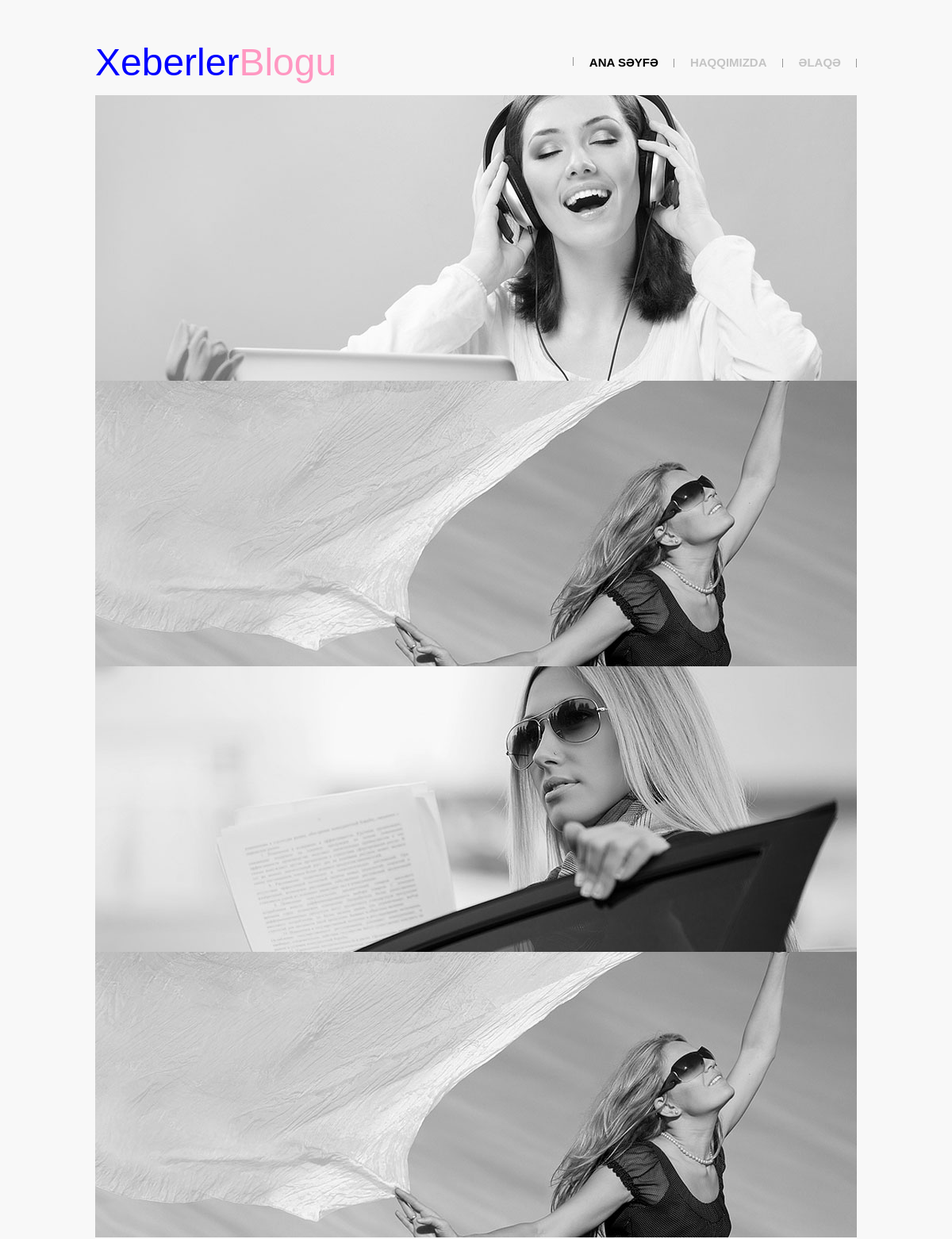
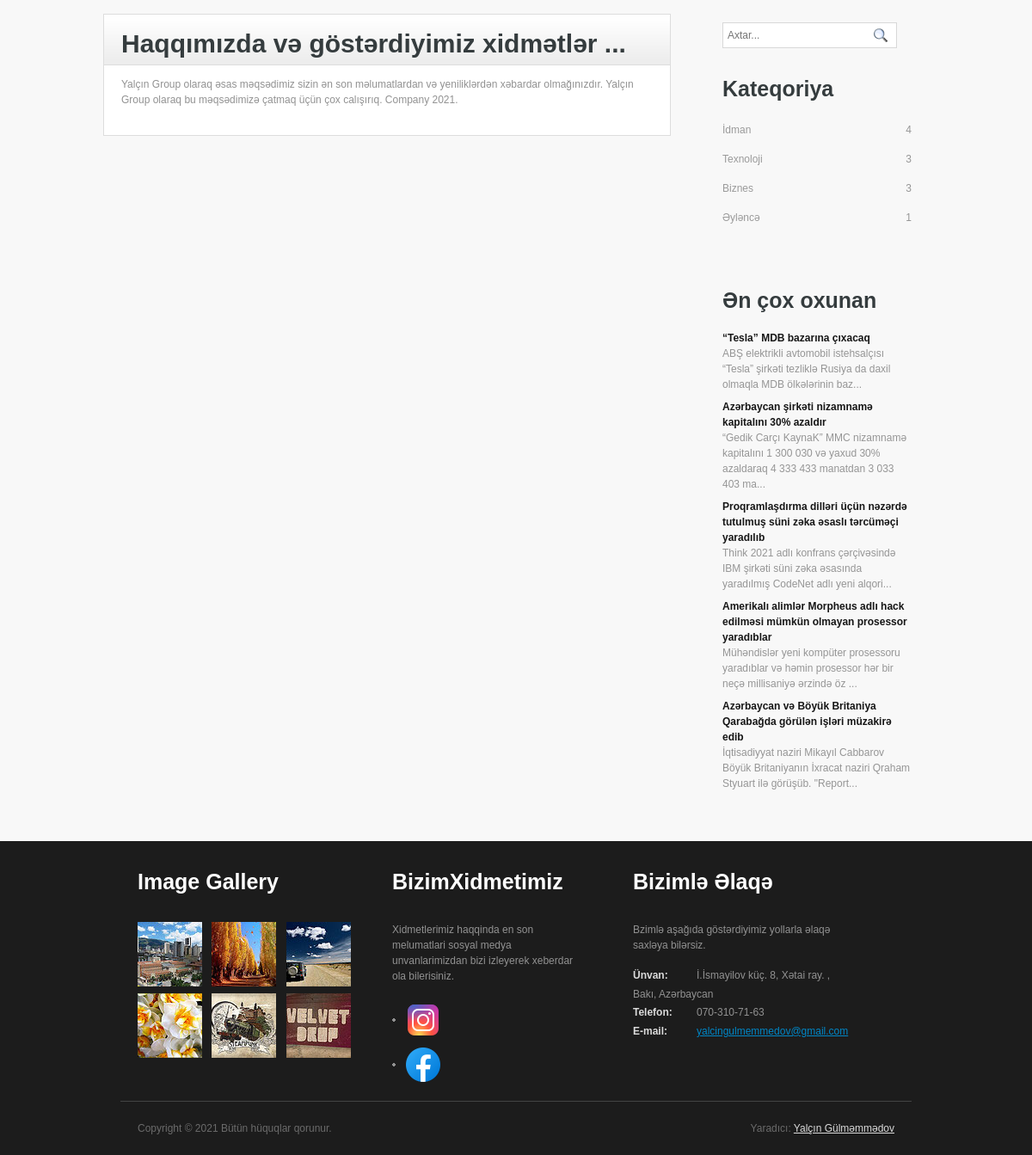
/frontend/about.php, run on the app's committed database (2 pictures, top to bottom).
### tables this page shows
CREATE TABLE `slider` (
  `slider_id` int(11) NOT NULL,
  `slider_foto_file` varchar(300) NOT NULL,
  `slider_foto` varchar(300) NOT NULL,
  `slider_tarix` timestamp NOT NULL DEFAULT current_timestamp()
);

CREATE TABLE `haqqimizda` (
  `haqq_id` int(11) NOT NULL,
  `haqq_basliq` varchar(300) NOT NULL,
  `haqq_icerik` text NOT NULL,
  `haqq_tarix` datetime NOT NULL DEFAULT current_timestamp()
);

CREATE TABLE `kateqoriler` (
  `kateqori_id` int(5) NOT NULL,
  `kateqori_title` varchar(300) NOT NULL,
  `kateqori_date` timestamp NOT NULL DEFAULT current_timestamp()
);

CREATE TABLE `yazilar` (
  `yazi_id` int(11) NOT NULL,
  `yazi_sekil` varchar(300) NOT NULL,
  `yazi_basliq` varchar(300) NOT NULL,
  `yazi_icerik` text NOT NULL,
  `yazi_oxunma_sayi` varchar(500) NOT NULL DEFAULT '0',
  `yazi_tarix` timestamp NOT NULL DEFAULT current_timestamp(),
  `yazi_kateqori_id` int(11) NOT NULL
);

CREATE TABLE `ayarlar` (
  `ayar_id` int(5) NOT NULL,
  `ayar_title` varchar(200) NOT NULL,
  `ayar_keyw` varchar(200) NOT NULL,
  `ayar_desc` varchar(200) NOT NULL,
  `ayar_favicon` varchar(200) NOT NULL,
  `ayar_mail` varchar(200) NOT NULL,
  `ayar_nom` varchar(200) NOT NULL,
  `ayar_logo` varchar(200) NOT NULL,
  `ayar_link` varchar(300) NOT NULL,
  `ayar_reklam` varchar(200) NOT NULL,
  `ayar_author` varchar(200) NOT NULL,
  `ayar_twitter` varchar(200) NOT NULL,
  `ayar_facebook` varchar(200) NOT NULL,
  `ayar_linkedin` varchar(200) NOT NULL,
  `ayar_instagram` varchar(200) NOT NULL,
  `ayar_youtube` varchar(200) NOT NULL,
  `ayar_unvan` varchar(300) NOT NULL
);

### frontend/sag.php (the view, shortened to what this page needs)
<?php
require_once("config.php");
$kateqori=$conn->prepare("SELECT*FROM kateqoriler ");
$kateqori->execute();
$kateqori_cek=$kateqori->fetchAll(PDO::FETCH_ASSOC);
?>
      <div class="sidebar">
       <div class="searchform">
          <form id="formsearch" name="formsearch" method="GET" action="ara.php">
            <span>
            <input name="ara" class="editbox_search" id="editbox_search" maxlength="80" placeholder="Axtar..." type="text" />
            </span>
            <input name="button_search" src="images/search.gif" class="button_search" type="image" />
          </form>
        </div>
        <div class="gadget">
          <h2 class="star">Kateqoriya</h2>
          <ul class="sb_menu">
            <?php foreach($kateqori_cek as $row){
                $yazilar=$conn->prepare("SELECT * FROM yazilar WHERE yazi_kateqori_id=?");
                $yazilar->execute(array($row["kateqori_id"]));
                $yazilar_cek=$yazilar->fetchAll(PDO::FETCH_ASSOC);
                $yazilar_say=$yazilar->rowCount();
              ?>
            <li><a href="kateqori-listele.php?kat_id=<?php echo $row["kateqori_id"]; ?>"><?php echo $row["kateqori_title"];  ?></a><span style="float:right;"><?php echo $yazilar_say; ?></span></li>
            <?php } ?>
          </ul>
        </div>
        <div class="gadget">
          <h2 class="star"><span>Ən çox oxunan</span></h2>
          <ul class="ex_menu">
                <?php
                  $yazi=$conn->prepare("SELECT * FROM yazilar ORDER BY yazi_oxunma_sayi DESC LIMIT 5");
                  $yazi->execute();
                  $yazi_cek=$yazi->fetchAll(PDO::FETCH_ASSOC);
                  foreach($yazi_cek as $row){
                ?>
            <li>
            <a href="blog.php?yazi_id=<?php echo $row["yazi_id"]; ?>"><?php echo $row["yazi_basliq"]; ?></a><br />
              <?php echo substr($row["yazi_icerik"],0,120); ?>...</li>
        <?php } ?>
          </ul>
        </div>
      </div>

### frontend/header.php (shortened to what this page needs)
<?php
require_once("config.php");
?>
<!DOCTYPE html>
<html lang="az">
<head>
<link rel="stylesheet" href="https://cdn.jsdelivr.net/npm/bootstrap@4.5.3/dist/css/bootstrap.min.css">
<link href="css/style.css" rel="stylesheet" type="text/css" />
<link rel="stylesheet" type="text/css" href="css/coin-slider.css" />
</head>
<body>
<div class="main">
  <div class="header">
    <div class="header_resize">
      <div class="menu_nav">
        <ul>
          <li class="active"><a href="index.php"><span>Ana Səyfə</span></a></li>
          <li><a href="about.php"><span>Haqqımızda</span></a></li>
          <li><a href="contact.php"><span>Əlaqə</span></a></li>
        </ul>
      </div>
      <div class="logo">
        <h1><a href="index.php" style="color:blue;">Xeberler<span style="color:#FF98C2;">Blogu</span></a></h1>
      </div>
      <div class="slider">
        <div id="coin-slider">
        <?php
          $slider=$conn->prepare("SELECT * FROM slider");
          $slider->execute();
          $slider_cek=$slider->fetchAll(PDO:: FETCH_ASSOC);
          foreach($slider_cek as $row){
        ?>
          <a href="#"><img src="images/<?php echo $row['slider_foto']; ?>" width="960" height="360" alt="" /> </a>
          <?php } ?>
        </div>
      </div>
    </div>
  </div>

### frontend/about.php (shortened to what this page needs)
<?php require_once("header.php");?>
  <div class="content">
    <div class="content_resize">
      <div class="mainbar">
      <?php
  $haqq=$conn->prepare("SELECT * FROM haqqimizda");
  $haqq->execute();
  $haqq_cek=$haqq->fetch(PDO::FETCH_ASSOC);
      ?>
        <div class="article">
          <h2><?php echo $haqq_cek['haqq_basliq']; ?></h2>
          <p><?php echo $haqq_cek['haqq_icerik'];?></p>
        </div>
      </div>
      <?php require_once("sag.php"); ?>
    </div>
  </div>
<?php require_once("footer.php");?>

### frontend/footer.php (shortened to what this page needs)
<?php
require_once("config.php");
$ayar=$conn->prepare("SELECT * FROM ayarlar");
$ayar->execute();
$ayar_cek=$ayar->fetch(PDO::FETCH_ASSOC);
?>
<div class="fbg">
    <div class="fbg_resize">
      <div class="col c1">
        <h2><span>Image</span> Gallery</h2>
        <a href="#"><img src="images/gal1.jpg" width="75" height="75" alt="" class="gal" /></a> <a href="#"><img src="images/gal2.jpg" width="75" height="75" alt="" class="gal" /></a> <a href="#"><img src="images/gal3.jpg" width="75" height="75" alt="" class="gal" /></a> <a href="#"><img src="images/gal4.jpg" width="75" height="75" alt="" class="gal" /></a> <a href="#"><img src="images/gal5.jpg" width="75" height="75" alt="" class="gal" /></a> <a href="#"><img src="images/gal6.jpg" width="75" height="75" alt="" class="gal" /></a> </div>
      <div class="col c2">
        <h2><span>Bizim</span>Xidmetimiz</h2>
        <p>Xidmetlerimiz haqqinda en son melumatlari sosyal medya unvanlarimizdan bizi izleyerek xeberdar ola bilerisiniz.</p>
        <ul class="fbg_ul">
          <li><a target="_blank" href="https://www.instagram.com/yalcin.228/"><img src="images/inss.png" alt=""></a></li>
          <li><a target="_blank" href="https://www.facebook.com/"><img src="images/fbb.png" alt=""></a></li>
        </ul>
      </div>
      <div class="col c3">
        <h2><span>Bizimlə</span> Əlaqə</h2>
        <p>Bzimlə aşağıda göstərdiyimiz yollarla əlaqə saxləya bilərsiz.</p>
        <p class="contact_info"> <span>Ünvan:</span> <?php echo $ayar_cek["ayar_unvan"];?><br />
          <span>Telefon:</span><?php echo $ayar_cek["ayar_nom"];?><br />
          <span>E-mail:</span> <a href="#"><?php echo $ayar_cek["ayar_mail"];?></a> </p>
      </div>
    </div>
  </div>
  <div class="footer">
    <div class="footer_resize">
      <p class="lf">Copyright &copy; 2021 Bütün hüquqlar qorunur.</p>
      <p class="rf">Yaradıcı: <a target="_blank" href="http://www.instagram.com/yalcin.228"><?php echo $ayar_cek["ayar_author"];?></a></p>
    </div>
  </div>
</div>
</body>
</html>

### frontend/css/style.css (style rules this page uses)
body { margin:0; padding:0; width:100%; color:#929292; font:normal 12px/1.5em "Liberation sans", Arial, Helvetica, sans-serif; }
html, .main { padding:0; margin:0; }
.main { background:#f8f8f8; }
h2 { margin:8px 0; padding:8px 0; font-size:25px; font-weight:bold; color:#353c3e; }
p { margin:8px 0; padding:0 0 8px 0; }
a { color:#0087c7; text-decoration:underline; }
.header, .content, .menu_nav, .fbg, .footer, form, ol, ol li, ul, .content .mainbar, .content .sidebar { margin:0; padding:0; }
.header_resize { margin:0 auto; padding:0; width:960px; }
.logo { padding:0; float:left; width:auto; height:120px; }
h1 { margin:0; padding:50px 0 0; font-size:48px; font-weight:normal; line-height:1.2em; text-transform:none; }
h1 a, h1 a:hover { color:#000; text-decoration:none; }
.slider { padding:0; background:no-repeat left bottom; }
.menu_nav { margin:0 auto; padding:70px 0 0; height:15px; float:right; }
.menu_nav ul { list-style:none; padding:0 0 0 1px; height:15px; float:left; background:url(../images/menu_split.gif) no-repeat left center; }
.menu_nav ul li { margin:0; padding:0 20px; float:left; background:url(../images/menu_split.gif) no-repeat right center; }
.menu_nav ul li a { display:block; margin:0; padding:0; font-size:15px; line-height:18px; font-weight:bold; color:#c4c4c4; text-decoration:none; text-transform:uppercase; }
.menu_nav ul li.active a, .menu_nav ul li a:hover { text-decoration:none; color:#000; }
.content { padding:0; }
.content_resize { margin:0 auto; padding:18px 0; width:960px; }
.content .mainbar { margin:0; padding:0; float:left; width:660px; }
.content .mainbar h2 { margin-bottom:0; padding-bottom:12px; font-size:30px; line-height:1.2em; }
.content .mainbar .article { margin:0 0 32px; padding:0 20px 16px; border:1px solid #ddd; background:#fff url(../images/article_bg.gif) repeat-x left top; }
.content .sidebar { padding:0; float:right; width:260px; }
.content .sidebar .gadget { margin:0 0 12px; padding:12px 20px 24px; }
ul.sb_menu, ul.ex_menu { margin:0; padding:0; list-style:none; color:#959595; }
ul.sb_menu li, ul.ex_menu li { margin:0; }
ul.sb_menu li { padding:8px 0; width:220px; }
ul.ex_menu li { padding:4px 0; }
ul.sb_menu li a { color:#9a9a9a; text-decoration:none; margin-left:-16px; padding:4px 8px 4px 16px; }
ul.ex_menu li a { font-weight:bold; color:#161616; text-decoration:none; }
.fbg { background:#1c1c1c; }
.fbg_resize { margin:0 auto; width:920px; padding:16px 20px; }
.fbg h2 { color:#fff; padding-bottom:24px; }
.fbg img.gal { margin:0 8px 8px 0; padding:0; border:none; }
.fbg .col { margin:0; float:left; }
.fbg .c1 { padding:0 16px 0 0; width:280px; }
.fbg .c2 { padding:0 36px 0 16px; width:280px; }
.fbg .c3 { padding:0 0 0 16px; width:274px; }
.fbg .fbg_ul { margin:0; padding:0; list-style:none; }
.fbg .fbg_ul li { margin:0; padding:0; list-style:none; }
.fbg .fbg_ul li a { display:block; margin:0; padding:2px 0 2px 12px; color:#aeaeae; text-decoration:none; background:url(../images/li.gif) no-repeat left center; }
.fbg p.contact_info { line-height:1.8em; }
.fbg p.contact_info a { text-decoration:underline; }
.fbg p.contact_info span { display:block; float:left; width:74px; font-weight:bold; color:#dbdbdb; }
.searchform { padding:0 0 32px 20px; float:left; }
#formsearch { margin:0; padding:10px 0 0; width:auto; height:30px; }
#formsearch span { display:block; margin:0; padding:0; float:left; background:url(../images/search_bg.gif) no-repeat left top; }
#formsearch input.editbox_search { margin:0; padding:8px 6px; float:left; width:170px; font-size:12px; line-height:14px; color:#aeaeae; background:none; outline:none; border:none; }
#formsearch input.button_search { margin:0; padding:0; border:none; float:left; }
.footer { background:#1c1c1c; }
.footer_resize { margin:0 auto; padding:0 20px; width:920px; line-height:1.5em; color:#6b6b6b; border-top:1px solid #434444; }
.footer_resize p { margin:24px 0; padding:0; line-height:normal; white-space:nowrap; text-indent:inherit; }
.footer_resize a { color:#dbdbdb; font-weight:normal; margin:0; padding:0; border:none; text-decoration:underline; background-color:transparent; }
.footer_resize .lf { float:left; }
.footer_resize .rf { float:right; }
a { outline:none; }

### data on the page
slider: slider_foto (picture)
slider: slider_foto (picture)
slider: slider_foto (picture)
slider: slider_foto (picture)
haqqimizda: haqq_basliq "Haqqımızda və göstərdiyimiz xidmətlər ...", haqq_icerik "Yalçın Group olaraq əsas məqsədimiz sizin ən son məlumatlardan və yeniliklərdən xəbardar olmağınızdır. Yalçın Group olaraq bu məqsədimizə çatmaq üçün çox calışırıq. Company 2021."
kateqoriler: kateqori_title "İdman", yazilar_say "4"
kateqoriler: kateqori_title "Texnoloji", yazilar_say "3"
kateqoriler: kateqori_title "Biznes", yazilar_say "3"
kateqoriler: kateqori_title "Əyləncə", yazilar_say "1"
yazilar: yazi_basliq "“Tesla” MDB bazarına çıxacaq", yazi_icerik "ABŞ elektrikli avtomobil istehsalçısı “Tesla” şirkəti tezliklə Rusiya da daxil olmaqla MDB ölkələrinin baz"
yazilar: yazi_basliq "Azərbaycan şirkəti nizamnamə kapitalını 30% azaldır", yazi_icerik "“Gedik Carçı KaynaK” MMC nizamnamə kapitalını 1 300 030 və yaxud 30% azaldaraq 4 333 433 manatdan 3 033 403 ma"
yazilar: yazi_basliq "Proqramlaşdırma dilləri üçün nəzərdə tutulmuş süni zəka əsaslı tərcüməçi yaradılıb", yazi_icerik "Think 2021 adlı konfrans çərçivəsində IBM şirkəti süni zəka əsasında yaradılmış CodeNet adlı yeni alqori"
yazilar: yazi_basliq "Amerikalı alimlər Morpheus adlı hack edilməsi mümkün olmayan prosessor yaradıblar", yazi_icerik "Mühəndislər yeni kompüter prosessoru yaradıblar və həmin prosessor hər bir neçə millisaniyə ərzində öz"
yazilar: yazi_basliq "Azərbaycan və Böyük Britaniya Qarabağda görülən işləri müzakirə edib", yazi_icerik "İqtisadiyyat naziri Mikayıl Cabbarov Böyük Britaniyanın İxracat naziri Qraham Styuart ilə görüşüb. \"Report"
ayarlar: ayar_unvan "İ.İsmayilov küç. 8, Xətai ray. , Bakı, Azərbaycan", ayar_nom "070-310-71-63", ayar_mail "yalcingulmemmedov@gmail.com", ayar_author "Yalçın Gülməmmədov"
